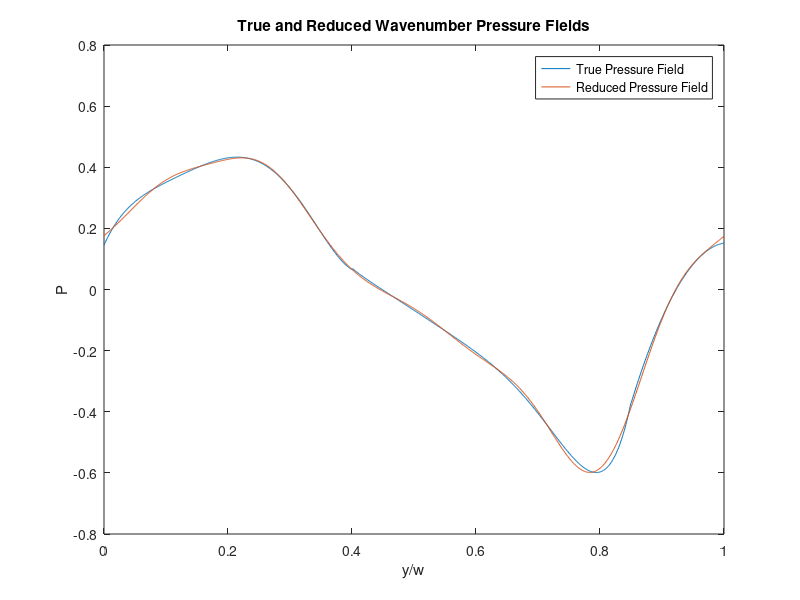
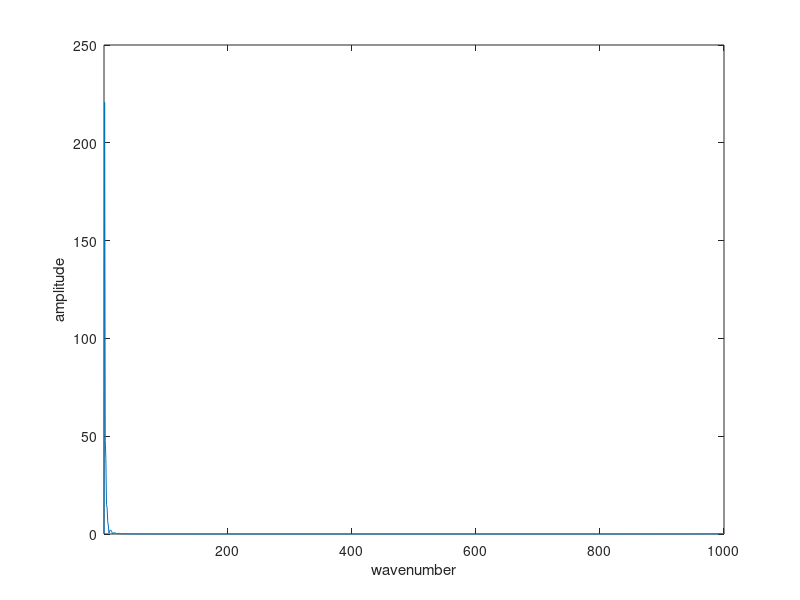
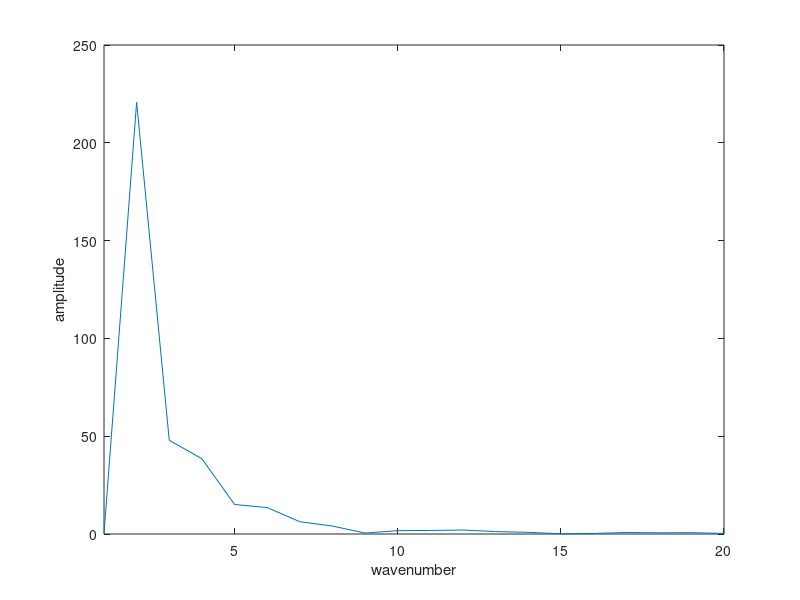
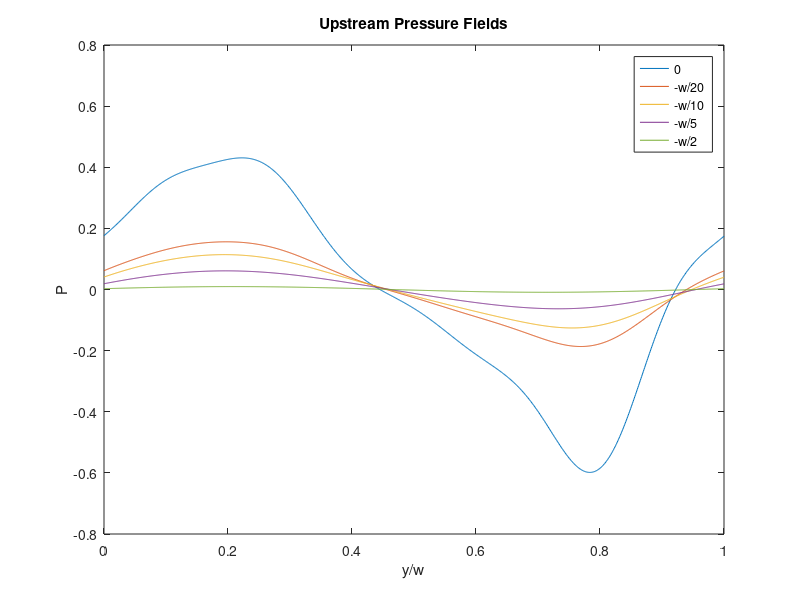

Source code (MATLAB) for these figures, in order:
function [] = H2P1()
    dxyr = 1/1023;
    yr = 0:dxyr:1;       
    Me = sqrt(1-0.75^2);
    EQNH2P1 = @(yr) (902.56.*(yr.^5) - 875.52.*(yr.^4) + 290.72.*(yr.^3) - 45.727.*(yr.^2) + 4.5034.*(yr) + 0.1454).*((0 <= yr) & (yr < 0.4)) + (1733.3.*(yr.^6) - 5782.1.*(yr.^5) + 7955.3.*(yr.^4) - 5787.3.*(yr.^3) + 2350.5.*(yr.^2) - 507.09.*(yr) + 45.666).*((0.4 <= yr) & (yr <= 0.85)) + (-21.*(yr.^2) + 42.35.*(yr) - 21.198).*((0.85 < yr) & (yr <= 1.0));
    Decay = @(k,xr) exp(2*pi*(k-1)*xr);
    Decay2 = @(k,xr) exp(2*pi*(k-1)*xr/Me);
    Pprime = EQNH2P1(yr);    
    Amp = max(Pprime) - min(Pprime);
    FFT_vals = fft(Pprime);
    xr = [0 -.05 -.1 -.2 -.5];
    k = 1:length(yr);    
    
    error = 1;
    n = -1;
    while(error > .01 && n<length(yr))
        n = n+1;
        temp = FFT_vals;
        temp(n+1:end-n) = 0;
        rebuild = ifft(temp);
        error = sqrt(sum((Pprime-rebuild).^2)/length(Pprime))/Amp;
    end
    
    DecayExp = zeros(length(xr),length(yr));
    Upstream = zeros(size(DecayExp));
    for i = 1:length(xr)
        DecayExp(i,:) = Decay(k,xr(i));
        Upstream(i,:) = real(ifft(DecayExp(i,:).*temp));        
    end
    
    error = 1;
    xri = 0;
    dxr = .001;
    while error > .01 
        xri = xri - dxr;
        DecayExpi = Decay(k,xri);
        Upstreami = real(ifft(DecayExpi.*temp));
        error = (max(Upstreami)-min(Upstreami))/Amp;
    end

    error = 1;
    xrb = 0;
    dxrb = .001;
    while error > .01 
        xrb = xrb - dxrb;
        DecayExpb = Decay2(k,xrb);
        Upstreamb = real(ifft(DecayExpb.*temp));
        error = (max(Upstreamb)-min(Upstreamb))/Amp;
    end    
    
               
    fprintf('To account for 99 percent of the energy, only %d wavenumbers are needed\n', n);
    fprintf('Minimum upstream distance where pressure perturbation is 1 percent: %1.3f\n', xri);
    fprintf('Minimum upstream distance where pressure perturbation is 1 percent with a background flow of Mach 0.75: %1.3f\n', xrb);
    figure; plot(yr, Pprime, yr, real(rebuild)); xlabel('y/w'); ylabel('P'); title('True and Reduced Wavenumber Pressure Fields'); legend('True Pressure Field', 'Reduced Pressure Field');
    figure; plot(abs(FFT_vals)); xlabel('wavenumber'); ylabel('amplitude'); xlim([1 1001]);
    figure; plot(abs(FFT_vals)); xlabel('wavenumber'); ylabel('amplitude'); xlim([1 20]);
    figure; plot(yr, Upstream(1,:), yr, Upstream(2,:), yr, Upstream(3,:), yr, Upstream(4,:), yr, Upstream(5,:));  xlabel('y/w'); ylabel('P'); title('Upstream Pressure Fields'); legend('0', '-w/20', '-w/10', '-w/5', '-w/2');
end